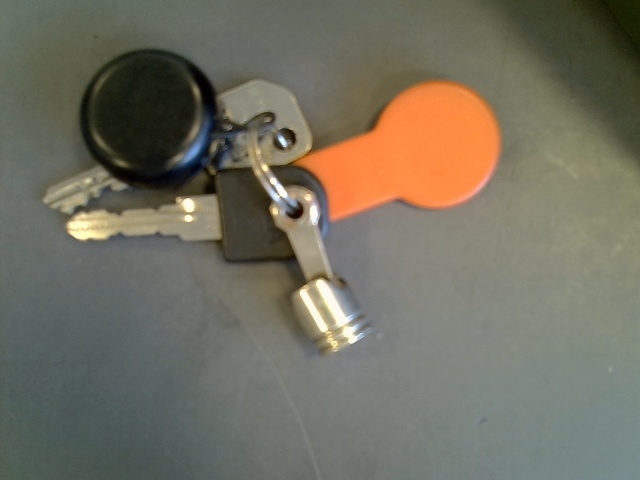
#> input picture Images/prev_frame.jpg, 640 x 480 px
$ python camera.py
#> lines starting #> are read from the running program, lines starting #| are printed output that depends on the picture; after the words box and inside, x2 and y2 are one past the last pixel; in counts of white or black regions, pixels touching at a corner belong together
import numpy as np
import cv2 as cv
import imutils

# color values and thresholds for different Smarties (color value,threshold)
#   Green: (55,25)
#   Blues: (100,20)
#   red:   (179,5)
#   purple:(150,15)

# [50 lines left out: functions mask_smarties, find_smarties, not called in this run]

def find_keypoints(frame, nr_corners, quality=0.01, min_dist = 1,winSize = (5,5)):
    """
        Function that finds the key features of image for further manipulation
        Inputs:
            frame: image that is analysed
            nr_corners: number of features to find
            quality: quality of feature that is found, value from [0,1]
            mind_dist: minumum distance between each feature
            winSize: window size for more accurate position of feature
        Outputs:
            out_img: image containing drawn features
            corners: list of positions for each feature
    """
    out_img = frame.copy()
    if(len(frame.shape)==3):
        gray1 = cv.cvtColor(prev,cv.COLOR_BGR2GRAY)

    feat1 = cv.goodFeaturesToTrack(gray1,nr_corners,quality,min_dist)
    for i in range(feat1.shape[0]):
        cv.circle(out_img, (int(feat1[i,0,0]), int(feat1[i,0,1])), 4,(255, 0, 0), cv.FILLED)

    # Set the needed parameters to find the refined corners, more accurate
    # position
    zeroZone = (-1, -1)
    criteria = (cv.TERM_CRITERIA_EPS + cv.TermCriteria_COUNT, 40, 0.001)
    # Calculate the refined corner locations
    corners = cv.cornerSubPix(gray1, feat1, winSize, zeroZone, criteria)

    return out_img, corners

def rectify(prev,curr,feat1):
    """
        Function that uses optical flow to rectify the two images
        Inputs:
            prev: previous image to consider
            curr: current image, showing current field of view
            feat1: last feature to be found from prev image
        Outputs:
            prev_rectified: previous image rectified
            curr_rectified: current image rectified
            feat2: features from current image
    """
    if(len(prev.shape)==3):
        prev_gray = cv.cvtColor(prev,cv.COLOR_BGR2GRAY)
    if(len(curr.shape)==3):
        curr_gray = cv.cvtColor(curr,cv.COLOR_BGR2GRAY)
    else:
        prev_gray = prev
        curr_gray = curr
    fx = 1430
    fy = 1430
    cx = 240
    cy = 320
    CameraM = np.array([[fx, 0, cx],[0, fy, cy],[0, 0, 1]])

    feat2, status, error = cv.calcOpticalFlowPyrLK(prev_gray, curr_gray, feat1, None)
    F, mask = cv.findFundamentalMat(feat1,feat2,cv.FM_LMEDS)
    feat1 = feat1[mask.ravel() == 1]
    feat2 = feat2[mask.ravel() == 1]
    h, w = curr_gray.shape
    ret, H1, H2 = cv.stereoRectifyUncalibrated(feat1,feat2,F,(w,h))

    # [9 lines of commented-out code are left out]

    prev_rectified = cv.warpPerspective(prev,H1,(w,h),cv.INTER_LINEAR,cv.BORDER_REPLICATE)
    curr_rectified = cv.warpPerspective(curr,H2,(w,h),cv.INTER_LINEAR,cv.BORDER_REPLICATE)

    return prev_rectified, curr_rectified, feat2

def drawlines(img1,img2,lines,pts1,pts2):
    '''
        img1 - image on which we draw the epilines for the points in img2
        lines - corresponding epilines
    '''
    out_img1 = img1.copy()
    out_img2 = img2.copy()
    r,c,tmp = img1.shape
    #img1 = cv.cvtColor(img1,cv.COLOR_GRAY2BGR)
    #img2 = cv.cvtColor(img2,cv.COLOR_GRAY2BGR)
    for r,pt1,pt2 in zip(lines,pts1,pts2):
        color = tuple(np.random.randint(0,255,3).tolist())
        x0,y0 = map(int, [0, -r[2]/r[1] ])
        x1,y1 = map(int, [c, -(r[2]+r[0]*c)/r[1] ])
        img1 = cv.line(out_img1, (x0,y0), (x1,y1), color,2)
        img1 = cv.circle(out_img1,tuple(pt1),5,color,-1)
        img2 = cv.circle(out_img2,tuple(pt2),5,color,-1)
    return img1,img2

def check_epilines(prev,curr):
    """
        function that finds and draws the epilines on given images
        Inputs:
            prev: previous image
            curr: current image
        Outputs:
            img5: previous image with drawn epilines
            img3: current image with drawn epilines
    """
    # Create a sift detector
    sift = cv.SIFT_create()

    # find the keypoints and descriptors with SIFT
    kp1, des1 = sift.detectAndCompute(prev, None)
    kp2, des2 = sift.detectAndCompute(curr, None)
    #cv.imshow('2.5',prev)
    #kp_img_prev = cv.drawKeypoints(prev, kp1, prev, flags=cv.DRAW_MATCHES_FLAGS_DRAW_RICH_KEYPOINTS)
    #kp_img_curr = cv.drawKeypoints(curr, kp2, curr, flags=cv.DRAW_MATCHES_FLAGS_DRAW_RICH_KEYPOINTS)

    bf = cv.BFMatcher()
    matches = bf.match(des1, des2)
    matches = sorted(matches, key = lambda x:x.distance)

    nb_matches = 200
    good = []
    pts1 = []
    pts2 = []
    # Using 200 best matches
    for m in matches[:nb_matches]:
        good.append(m)
        # Extract points corresponding to matches.
        pts1.append(kp1[m.queryIdx].pt)
        pts2.append(kp2[m.trainIdx].pt)

    pts1 = np.int32(pts1)
    pts2 = np.int32(pts2)

    F, mask =cv.findFundamentalMat(pts1, pts2, method=cv.FM_RANSAC)

    pts1 = pts1[mask.ravel() == 1]
    pts2 = pts2[mask.ravel() == 1]


    # Find epilines corresponding to points in right image (second image) and
    # drawing its lines on left image
    lines1 = cv.computeCorrespondEpilines(pts2.reshape(-1, 1, 2), 2 ,F)
    lines1 = lines1.reshape(-1, 3)
    img5, img6 = drawlines(prev, curr, lines1, pts1, pts2)

    # Find epilines corresponding to points in left image (first image) and
    # drawing its lines on right image
    lines2 = cv.computeCorrespondEpilines(pts1.reshape(-1, 1, 2), 1, F)
    lines2 = lines2.reshape(-1, 3)
    img3, img4 = drawlines(curr, prev, lines2, pts2, pts1)
    return img5, img3


if __name__ == "__main__":
    prev = cv.imread("Images/prev_frame.jpg")
#> prev is the input picture: shape (480, 640, 3); mean B, G, R 96.5, 110.9, 114.5
    curr = cv.imread("Images/curr_frame.jpg")
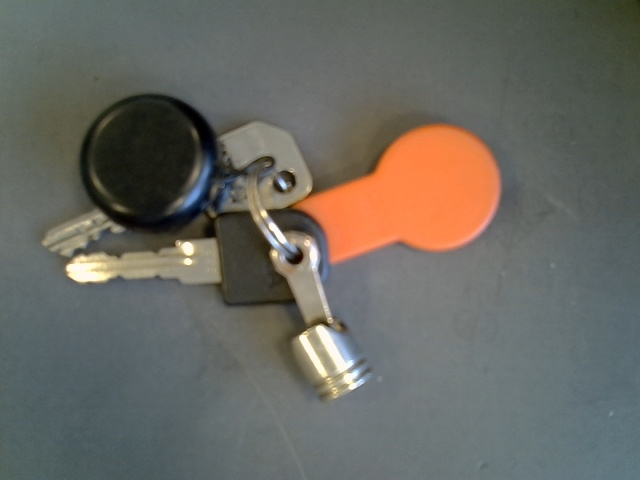
#> input picture Images/curr_frame.jpg, 640 x 480 px
#> curr is the input picture: shape (480, 640, 3); mean B, G, R 97.1, 103.9, 105.2
    print(prev.shape)
#| (480, 640, 3)

    prev_img, feat1 = find_keypoints(prev,200)
#> in find_keypoints, `feat1 = cv.goodFeaturesToTrack(gray1,nr_corners,quality,min_dist)`: feat1 = 200 rows, first 8: [280, 197], [285, 146], [328, 330], [280, 138], [348, 341], [270, 166], [266, 170], [276, 213]
#> after the loop in find_keypoints, `for i in range(feat1.shape[0]):`:
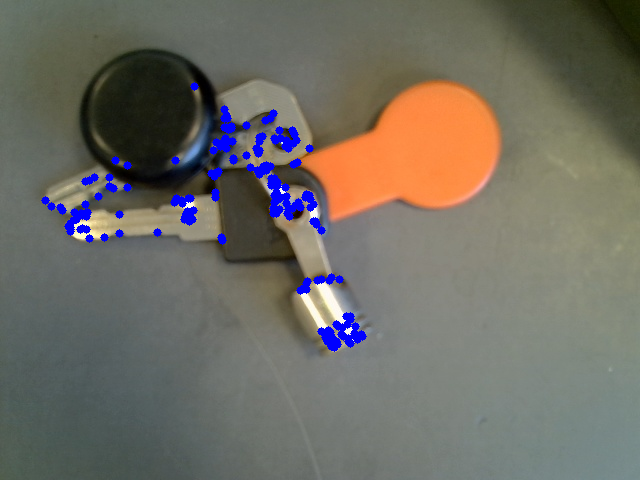
#> out_img: shape (480, 640, 3); 2.13% of pixels changed, all inside (x1, y1, x2, y2) = (41, 82, 367, 352)
#> in find_keypoints, `criteria = (cv.TERM_CRITERIA_EPS + cv.TermCriteria_COUNT, 40, 0.001)`: criteria = (3, 40, 0.001)
#> in find_keypoints, `corners = cv.cornerSubPix(gray1, feat1, winSize, zeroZone, criteria)`: corners = 200 rows, first 8: [279.5, 195.8], [285, 148.3], [327.1, 332.6], [277.5, 135], [349.5, 343.7], [267.9, 168.6], [267.9, 168.6], [272.3, 214.6]
#> feat1 has the same summary as corners in find_keypoints

    #cv.imshow('1',prev)
    new_prev, new_curr = check_epilines(prev,curr)
#> in check_epilines, `kp1, des1 = sift.detectAndCompute(prev, None)`: kp1 = 187 keypoints; strongest (x, y, size): (282, 141, 4.9), (297, 212, 10.8), (188, 204, 9.9), (82, 228, 17.4)
#> in check_epilines, `kp2, des2 = sift.detectAndCompute(curr, None)`: kp2 = 219 keypoints; strongest (x, y, size): (283, 184, 4.7), (85, 270, 19.7), (297, 258, 10.7), (187, 247, 9.4)
#> in check_epilines, `matches = bf.match(des1, des2)`: matches = 187 matches
#> after the loop in check_epilines, `for m in matches[:nb_matches]:`: pts1 = 187 pairs, first value 46.14 to 488.4, second value 80.21 to 349.3; pts2 = 187 pairs, first value 45.26 to 611.1, second value 133.3 to 413.5
#> in check_epilines, `pts1 = np.int32(pts1)`: pts1 = 187 pairs, first value 46 to 488, second value 80 to 349
#> in check_epilines, `pts2 = np.int32(pts2)`: pts2 = 187 pairs, first value 45 to 611, second value 133 to 413
#> in check_epilines, `F, mask =cv.findFundamentalMat(pts1, pts2, method=cv.FM_RANSAC)`: F = [[7.7e-08, -3.08e-05, 0.000176], [3.15e-05, -1.36e-06, -0.0258], [-0.00147, 0.0265, 1]]; mask = 187 values, max 1 at index 0, min 0 at index 15, mean 0.636
#> in check_epilines, `pts1 = pts1[mask.ravel() == 1]`: pts1 = 119 pairs, first value 46 to 371, second value 90 to 349
#> in check_epilines, `pts2 = pts2[mask.ravel() == 1]`: pts2 = 119 pairs, first value 45 to 371, second value 133 to 395
#> in check_epilines, `lines1 = cv.computeCorrespondEpilines(pts2.reshape(-1, 1, 2), 2 ,F)`: lines1 = 119 rows, first 8: [0.3, 0.954, -253], [0.313, 0.95, -264.2], [0.241, 0.971, -205], [0.309, 0.951, -260.7], [0.296, 0.955, -250.3], [0.244, 0.97, -207.2], [0.261, 0.965, -221.3], [0.219, 0.976, -186.9]
#> the loop in drawlines, `for r,pt1,pt2 in zip(lines,pts1,pts2):` made 119 passes
#> (r, pt1, pt2, color, y0, y1) on passes 1 to 9: ([0.3, 0.954, -253], [140, 221], [140, 264], (172, 47, 117), 265, 64), ([0.313, 0.95, -264.2], [150, 229], [149, 272], (192, 67, 251), 278, 67), ([0.241, 0.971, -205], [46, 199], [45, 242], (195, 103, 9), 211, 52), ([0.309, 0.951, -260.7], [190, 213], [189, 256], (211, 21, 242), 274, 66), ([0.296, 0.955, -250.3], [320, 163], [320, 207], (36, 87, 70), 262, 63), ([0.244, 0.97, -207.2], [150, 176], [148, 219], (216, 88, 140), 213, 52), ([0.261, 0.965, -221.3], [318, 144], [318, 187], (58, 193, 230), 229, 56), ([0.219, 0.976, -186.9], [120, 163], [119, 207], (39, 87, 174), 191, 48), ([0.289, 0.957, -244.2], [150, 210], [149, 253], (88, 81, 165), 255, 61)
#> after the loop in drawlines, `for r,pt1,pt2 in zip(lines,pts1,pts2):`:
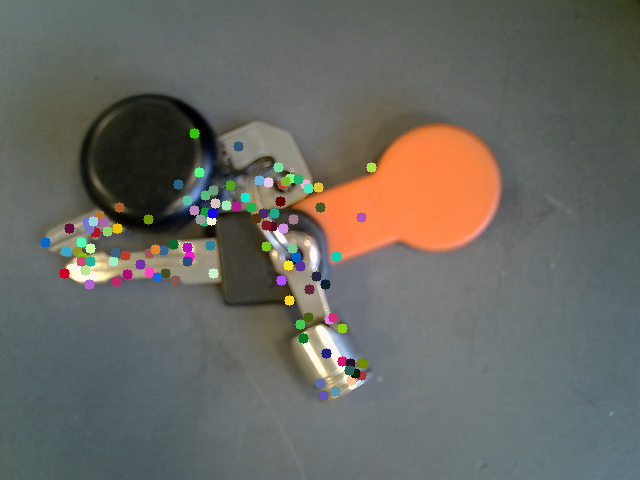
#> out_img2: shape (480, 640, 3); 2.7% of pixels changed, all inside (x1, y1, x2, y2) = (40, 128, 377, 401)
#> in check_epilines, `lines2 = cv.computeCorrespondEpilines(pts1.reshape(-1, 1, 2), 1, F)`: lines2 = 119 rows, first 8: [-0.292, -0.956, 293.2], [-0.306, -0.952, 304.8], [-0.235, -0.972, 245], [-0.303, -0.953, 301.8], [-0.29, -0.957, 291.1], [-0.239, -0.971, 248], [-0.257, -0.967, 263], [-0.213, -0.977, 226]
#> the loop in drawlines (call 2), `for r,pt1,pt2 in zip(lines,pts1,pts2):` made 119 passes
#> (r, pt1, pt2, color, y0, y1) on passes 1 to 9: ([-0.292, -0.956, 293.2], [140, 264], [140, 221], (129, 209, 112), 306, 110), ([-0.306, -0.952, 304.8], [149, 272], [150, 229], (35, 120, 91), 320, 114), ([-0.235, -0.972, 245], [45, 242], [46, 199], (168, 116, 36), 252, 97), ([-0.303, -0.953, 301.8], [189, 256], [190, 213], (176, 25, 67), 316, 113), ([-0.29, -0.957, 291.1], [320, 207], [320, 163], (103, 252, 35), 304, 110), ([-0.239, -0.971, 248], [148, 219], [150, 176], (114, 30, 29), 255, 97), ([-0.257, -0.967, 263], [318, 187], [318, 144], (241, 33, 146), 272, 102), ([-0.213, -0.977, 226], [119, 207], [120, 163], (17, 221, 84), 231, 91), ([-0.283, -0.959, 284.9], [149, 253], [150, 210], (253, 2, 69), 297, 108)
#> after the loop in drawlines (call 2), `for r,pt1,pt2 in zip(lines,pts1,pts2):`: out_img2: shape (480, 640, 3); 2.66% of pixels changed, all inside (x1, y1, x2, y2) = (41, 85, 377, 355)
    #cv.imshow('2',prev)
    prev_r, curr_r, feat2 = rectify(prev,curr,feat1)
#> in rectify, `feat2, status, error = cv.calcOpticalFlowPyrLK(prev_gray, curr_gray, f..`: feat2 = 200 rows, first 8: [247.7, 183.9], [285, 190.8], [327.5, 378.4], [277.6, 177.6], [349.8, 389.8], [243.4, 167.7], [243.4, 167.7], [272.1, 258.4]; status = 200 values from 1 to 1; error = 200 values, max 80.97 at index 186, min 1.45 at index 180, mean 13.24
#> in rectify, `F, mask = cv.findFundamentalMat(feat1,feat2,cv.FM_LMEDS)`: F = [[-8.49e-07, -8.22e-05, 0.00601], [8.17e-05, 3.29e-07, -0.0248], [-0.00902, 0.0249, 1]]; mask = 200 values, max 1 at index 1, min 0 at index 0, mean 0.77
#> in rectify, `feat1 = feat1[mask.ravel() == 1]`: feat1 = 154 rows, first 8: [285, 148.3], [327.1, 332.6], [277.5, 135], [349.5, 343.7], [272.3, 214.6], [296.8, 201.2], [176.2, 197.2], [288, 143]
#> in rectify, `feat2 = feat2[mask.ravel() == 1]`: feat2 = 154 rows, first 8: [285, 190.8], [327.5, 378.4], [277.6, 177.6], [349.8, 389.8], [272.1, 258.4], [296.5, 247.1], [175.7, 240.4], [288, 185.6]
#> in rectify, `ret, H1, H2 = cv.stereoRectifyUncalibrated(feat1,feat2,F,(w,h))`: ret = True; H1 = [[-0.0132, -0.0924, 13.84], [0.0191, -0.053, -2.08], [-2.96e-05, -0.000207, 0.0235]]; H2 = [[0.465, 3.48, -663.3], [-0.742, 2, -1.9], [0.00104, 0.00777, -1.2]]

    prev_r, curr_r = check_epilines(prev_r,curr_r)
#> in check_epilines (call 2), `kp1, des1 = sift.detectAndCompute(prev, None)`: kp1 = 130 keypoints; strongest (x, y, size): (311, 284, 12.4), (375, 257, 3.5), (334, 249, 7.6), (293, 294, 5.8)
#> in check_epilines (call 2), `kp2, des2 = sift.detectAndCompute(curr, None)`: kp2 = 112 keypoints; strongest (x, y, size): (332, 263, 9.1), (307, 387, 9.8), (332, 248, 7.9), (312, 284, 13.3)
#> in check_epilines (call 2), `matches = bf.match(des1, des2)`: matches = 130 matches
#> the loop in check_epilines (call 2), `for m in matches[:nb_matches]:` made 130 passes
#> after the loop in check_epilines (call 2), `for m in matches[:nb_matches]:`: pts1 = 130 pairs, first value 36.48 to 412, second value 155.7 to 466.3; pts2 = 130 pairs, first value 40.24 to 408, second value 158.2 to 466.4
#> in check_epilines (call 2), `lines1 = cv.computeCorrespondEpilines(pts2.reshape(-1, 1, 2), 2 ,F)`: lines1 = 70 rows, first 8: [-0.885, -0.466, 451.4], [-0.942, -0.337, 445.3], [-0.833, -0.553, 450.3], [-0.911, -0.412, 450], [-0.898, -0.44, 450.9], [-0.888, -0.46, 451.4], [-0.942, -0.337, 445.4], [-0.888, -0.46, 451.4]
#> the loop in drawlines (call 3), `for r,pt1,pt2 in zip(lines,pts1,pts2):` made 70 passes
#> (r, pt1, pt2) on passes 12, 14, 15, 16, 18, 19, 20, 21, 22, 23, 24, 25: ([-0.841, -0.54, 450.7], [376, 250], [376, 249]), ([-0.841, -0.54, 450.7], [376, 250], [376, 249]), ([-0.218, -0.976, 300.9], [358, 227], [356, 227]), ([-0.337, -0.941, 340.4], [200, 291], [195, 291]), ([-0.526, -0.85, 394.8], [300, 277], [301, 278]), ([-0.593, -0.805, 411.1], [339, 259], [340, 260]), ([-0.927, -0.375, 448], [383, 248], [383, 249]), ([-0.606, -0.795, 414.2], [310, 283], [311, 284]), ([-0.181, -0.983, 288.1], [237, 250], [231, 248]), ([-0.547, -0.837, 400.1], [373, 235], [372, 234]), ([-0.606, -0.795, 414.2], [310, 283], [311, 284]), ([-0.354, -0.935, 345.5], [149, 313], [143, 315])
#> (r, pt2) on passes 13, 17, 28, 39, 42, 47: ([-0.941, -0.339, 445.6], [304, 466]), ([-0.89, -0.457, 451.3], [302, 400]), ([-0.877, -0.481, 451.6], [387, 234]), ([-0.689, -0.725, 431.3], [369, 244]), ([-0.777, -0.63, 444.9], [367, 254]), ([-0.448, -0.894, 373.6], [353, 240])
#> pass 1, in drawlines (call 3), `img1 = cv.circle(out_img1,tuple(pt1),5,color,-1)`:
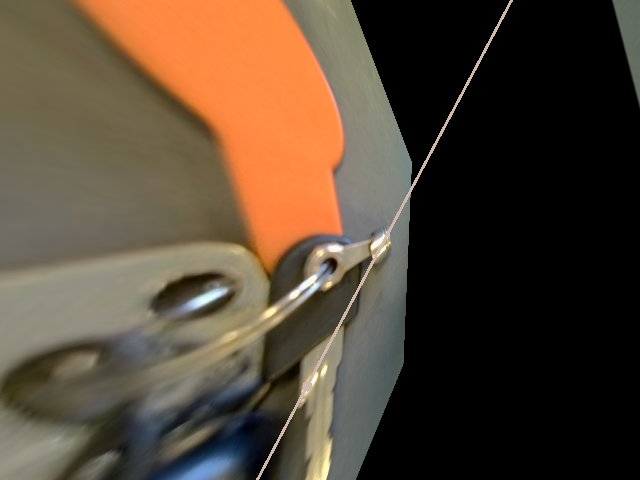
#> img1: shape (480, 640, 3); mean B, G, R 52.2, 68.3, 83.6
#> after the loop in drawlines (call 3), `for r,pt1,pt2 in zip(lines,pts1,pts2):`:
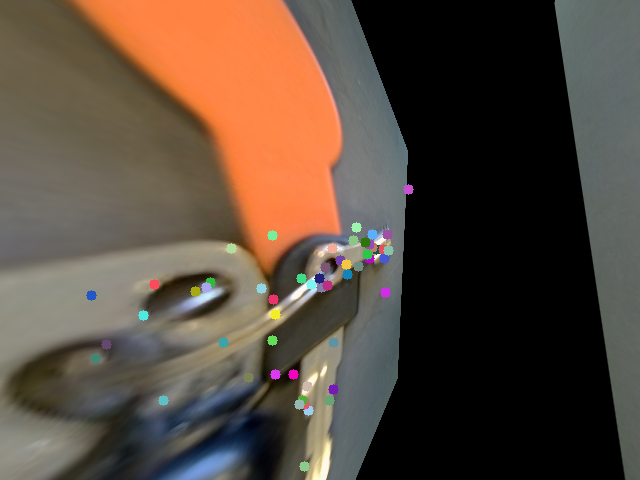
#> out_img2: shape (480, 640, 3); mean B, G, R 60.5, 72.5, 87
#> the loop in drawlines (call 4), `for r,pt1,pt2 in zip(lines,pts1,pts2):` made 70 passes
#> (r, pt1, pt2) on passes 2, 7, 9, 10, 11, 12, 14, 15, 16, 18, 19, 20: ([0.937, 0.35, -447], [329, 400], [329, 399]), ([0.939, 0.344, -446.6], [333, 389], [334, 389]), ([0.891, 0.454, -451.6], [333, 342], [333, 341]), ([0.994, 0.113, -417.7], [385, 292], [388, 289]), ([0.33, 0.944, -336.7], [210, 282], [216, 282]), ([0.853, 0.521, -451.4], [376, 249], [376, 250]), ([0.853, 0.521, -451.4], [376, 249], [376, 250]), ([0.179, 0.984, -285.4], [356, 227], [358, 227]), ([0.346, 0.938, -341.6], [195, 291], [200, 291]), ([0.523, 0.852, -392.9], [301, 278], [300, 277]), ([0.582, 0.813, -407.6], [340, 260], [339, 259]), ([0.925, 0.381, -448.9], [383, 249], [383, 248])
#> (r, pt2) on passes 1, 3, 4, 5, 6, 8: ([0.884, 0.467, -451.8], [307, 386]), ([0.837, 0.548, -450.6], [293, 374]), ([0.909, 0.417, -450.6], [308, 410]), ([0.896, 0.443, -451.4], [304, 404]), ([0.887, 0.461, -451.7], [299, 404]), ([0.887, 0.461, -451.7], [299, 404])
#> pass 1, in drawlines (call 4), `img1 = cv.circle(out_img1,tuple(pt1),5,color,-1)`:
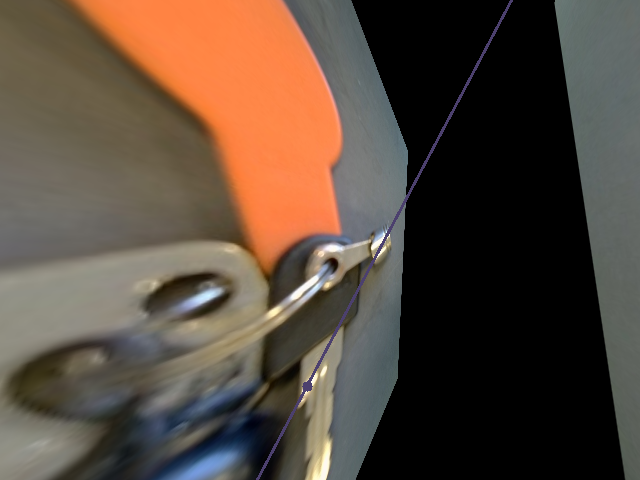
#> img1: shape (480, 640, 3); mean B, G, R 60.2, 72.3, 87
#> after the loop in drawlines (call 4), `for r,pt1,pt2 in zip(lines,pts1,pts2):`:
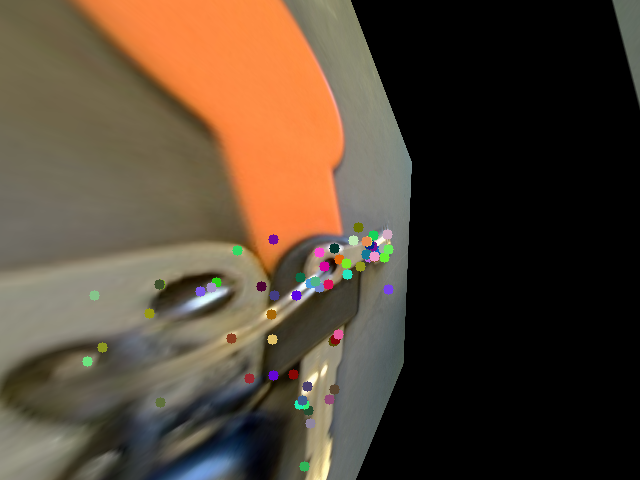
#> out_img2: shape (480, 640, 3); mean B, G, R 51.6, 67.5, 82.6


    cv.imshow('epi1',new_prev)
    cv.imshow('epi2',new_curr)
    cv.imshow('r1',prev_r)
    cv.imshow('r2',curr_r)
    cv.waitKey(0)
    cv.destroyAllWindows()

"""
    for i in range(len(feat1)):
        f10=int(feat1[i][0][0])
        f11=int(feat1[i][0][1])
        f20=int(feat2[i][0][0])
        f21=int(feat2[i][0][1])
        cv.line(curr, (f10,f11), (f20, f21), (0, 255, 0), 2)
        cv.circle(curr, (f10, f11), 5, (0, 255, 0), -1)

    cv.imshow('curr',curr)
    cv.imshow('prev',prev_img)
    print(len(feat2))
"""


""" Smarties detection

    smarties = cv.imread("Images/Smarties.jpg")
    masked_img, mask = mask_smarties(smarties,179,5)
    cnt,points = find_smarties(mask)

    cv.imshow('prev',smarties)
    cv.imshow('mask',masked_img)

    for p in points:
        cv.circle(smarties, p, 7, (0, 0, 0), 2)
    cv.imshow('points',smarties)
    print(points)

    cv.waitKey(0)
    cv.destroyAllWindows()
"""
